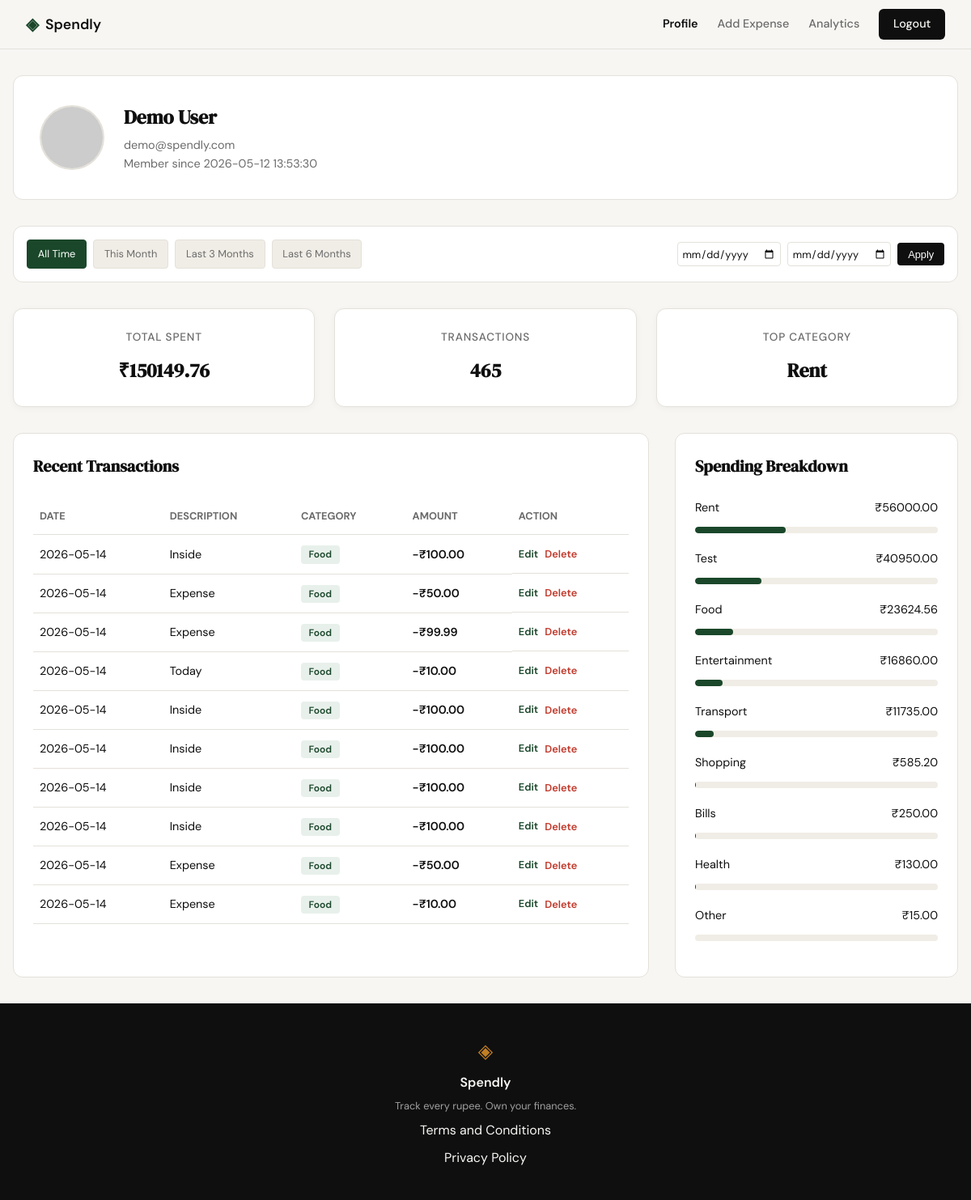
Screenshot of /profile (signed in) with the database file from the repository.
### tables this page shows
CREATE TABLE users (
            id INTEGER PRIMARY KEY AUTOINCREMENT,
            name TEXT NOT NULL,
            email TEXT UNIQUE NOT NULL,
            password_hash TEXT NOT NULL,
            created_at TEXT DEFAULT (datetime('now'))
        );

CREATE TABLE expenses (
            id INTEGER PRIMARY KEY AUTOINCREMENT,
            user_id INTEGER NOT NULL,
            amount REAL NOT NULL,
            category TEXT NOT NULL,
            date TEXT NOT NULL,
            description TEXT,
            created_at TEXT DEFAULT (datetime('now')),
            FOREIGN KEY (user_id) REFERENCES users (id)
        );

### app.py (the view)
@app.route("/profile")
@login_required
def profile():
    user_id = session.get("user_id")
    date_from = request.args.get("date_from")
    date_to = request.args.get("date_to")
    def validate_date(d):
        if not d: return None
        try:
            return datetime.strptime(d, "%Y-%m-%d").date().isoformat()
        except ValueError:
            return None
    date_from = validate_date(date_from)
    date_to = validate_date(date_to)
    if date_from and date_to and date_from > date_to:
        flash("Start date must be before end date.")
        date_from = date_to = None
    db = get_db()
    user_row = db.execute(
        "SELECT name, email, created_at FROM users WHERE id = ?",
        (user_id,)
    ).fetchone()
    stats_row = get_summary_stats(user_id, date_from, date_to)
    total_spent_val = stats_row["total_spent"] if stats_row and stats_row["total_spent"] is not None else 0.0
    transaction_count = stats_row["transaction_count"] if stats_row else 0
    categories_rows = get_category_breakdown(user_id, date_from, date_to)
    category_breakdown = []
    top_category = "N/A"
    for i, row in enumerate(categories_rows):
        category = row["category"]
        amount = row["total"]
        percentage = (amount / total_spent_val * 100) if total_spent_val > 0 else 0
        if i == 0:
            top_category = category
        category_breakdown.append({
            "category": category,
            "amount": f"₹{amount:.2f}",
            "percentage": round(percentage, 1)
        })
    transactions_rows = get_recent_transactions(user_id, date_from=date_from, date_to=date_to)
    user_profile = {
        "user": {
            "name": user_row["name"],
            "email": user_row["email"],
            "join_date": user_row["created_at"],
            "avatar": f"https://api.dicebear.com/7.x/avataaars/svg?seed={user_row['name']}"
        },
        "stats": {
            "total_spent": f"₹{total_spent_val:.2f}",
            "transaction_count": transaction_count,
            "top_category": top_category
        },
        "category_breakdown": category_breakdown,
        "transactions": [
            {
                "id": row["id"],
                "date": row["date"],
                "description": row["description"],
                "category": row["category"],
                "amount": f"-₹{row['amount']:.2f}"
            }
            for row in transactions_rows
        ]
    }
    today = date.today()
    this_month_start = today.replace(day=1).isoformat()
    this_month_end = today.isoformat()
    last_3m_start = (today - relativedelta(months=3)).isoformat()
    last_3m_end = today.isoformat()
    last_6m_start = (today - relativedelta(months=6)).isoformat()
    last_6m_end = today.isoformat()
    return render_template(
        "profile.html",
        profile=user_profile,
        date_from=date_from,
        date_to=date_to,
        this_month_start=this_month_start,
        this_month_end=this_month_end,
        last_3m_start=last_3m_start,
        last_3m_end=last_3m_end,
        last_6m_start=last_6m_start,
        last_6m_end=last_6m_end
    )

### app.py (called while the page is built)
def login_required(f):
    @wraps(f)
    def decorated_function(*args, **kwargs):
        if session.get("user_id") is None:
            return redirect(url_for("login"))
        return f(*args, **kwargs)
    return decorated_function

### database/db.py (called while the page is built)
def get_db():
    if 'db' not in g:
        g.db = sqlite3.connect(current_app.config['DATABASE'])
        g.db.row_factory = sqlite3.Row
        g.db.execute("PRAGMA foreign_keys = ON")
    return g.db

### database/queries.py (called while the page is built)
def get_summary_stats(user_id, date_from=None, date_to=None):
    db = get_db()
    query = "SELECT SUM(amount) as total_spent, COUNT(id) as transaction_count FROM expenses WHERE user_id = ?"
    params = [user_id]
    if date_from and date_to:
        query += " AND date BETWEEN ? AND ?"
        params.extend([date_from, date_to])
    row = db.execute(query, params).fetchone()
    return row

def get_recent_transactions(user_id, limit=10, date_from=None, date_to=None):
    db = get_db()
    query = "SELECT id, date, description, category, amount FROM expenses WHERE user_id = ?"
    params = [user_id]
    if date_from and date_to:
        query += " AND date BETWEEN ? AND ?"
        params.extend([date_from, date_to])
    query += " ORDER BY date DESC LIMIT ?"
    params.append(limit)
    rows = db.execute(query, params).fetchall()
    return rows

def get_category_breakdown(user_id, date_from=None, date_to=None):
    db = get_db()
    query = "SELECT category, SUM(amount) as total FROM expenses WHERE user_id = ?"
    params = [user_id]
    if date_from and date_to:
        query += " AND date BETWEEN ? AND ?"
        params.extend([date_from, date_to])
    query += " GROUP BY category ORDER BY total DESC"
    rows = db.execute(query, params).fetchall()
    return rows

### templates/profile.html (shortened to what this page needs)
{% extends "base.html" %}
{% block content %}
<link rel="stylesheet" href="{{ url_for('static', filename='css/profile.css') }}">
<div class="profile-container">
    <div class="profile-header-card">
        <img src="{{ profile.user.avatar }}" alt="User Avatar" class="profile-avatar">
        <div class="profile-info">
            <h2>{{ profile.user.name }}</h2>
            <p>{{ profile.user.email }}</p>
            <p>Member since {{ profile.user.join_date }}</p>
        </div>
    </div>
    <div class="filter-bar">
        <div class="filter-presets">
            <a href="{{ url_for('profile', date_from='', date_to='') }}"
               class="preset-btn {{ 'active' if not date_from and not date_to }}">All Time</a>
            <a href="{{ url_for('profile', date_from=this_month_start, date_to=this_month_end) }}"
               class="preset-btn {{ 'active' if date_from == this_month_start and date_to == this_month_end }}">This Month</a>
            <a href="{{ url_for('profile', date_from=last_3m_start, date_to=last_3m_end) }}"
               class="preset-btn {{ 'active' if date_from == last_3m_start and date_to == last_3m_end }}">Last 3 Months</a>
            <a href="{{ url_for('profile', date_from=last_6m_start, date_to=last_6m_end) }}"
               class="preset-btn {{ 'active' if date_from == last_6m_start and date_to == last_6m_end }}">Last 6 Months</a>
        </div >
        <form class="custom-range" method="GET" action="{{ url_for('profile') }}">
            <input type="date" name="date_from" value="{{ date_from or '' }}" placeholder="From">
            <input type="date" name="date_to" value="{{ date_to or '' }}" placeholder="To">
            <button type="submit" class="apply-btn">Apply</button>
        </form>
    </div>
    <div class="stats-grid">
        <div class="stat-card">
            <span class="stat-label">Total Spent</span>
            <span class="stat-value">{{ profile.stats.total_spent }}</span>
        </div>
        <div class="stat-card">
            <span class="stat-label">Transactions</span>
            <span class="stat-value">{{ profile.stats.transaction_count }}</span>
        </div>
        <div class="stat-card">
            <span class="stat-label">Top Category</span>
            <span class="stat-value">{{ profile.stats.top_category }}</span>
        </div>
    </div>
    <div class="dashboard-grid">
        <div class="data-card">
            <h3 class="card-title">Recent Transactions</h3>
            <table class="transaction-table">
                <thead>
                    <tr>
                        <th>Date</th>
                        <th>Description</th>
                        <th>Category</th>
                        <th>Amount</th>
                        <th>Action</th>
                    </tr>
                </thead>
                <tbody>
                    {% for tx in profile.transactions %}
                    <tr>
                        <td>{{ tx.date }}</td>
                        <td>{{ tx.description }}</td>
                        <td><span class="category-badge">{{ tx.category }}</span></td>
                        <td class="amount-neg">{{ tx.amount }}</td>
                        <td class="action-cell">
                            <a href="{{ url_for('edit_expense', id=tx.id) }}" class="edit-link">Edit</a>
                            <form action="{{ url_for('delete_expense', id=tx.id) }}" method="POST" style="display: inline;">
                                <button type="submit" class="delete-link" onclick="return confirm('Are you sure you want to delete this expense?')">Delete</button>
                            </form>
                        </td>
                    </tr>
                    {% endfor %}
                </tbody>
            </table>
        </div>
        <div class="data-card">
            <h3 class="card-title">Spending Breakdown</h3>
            <div class="category-list">
                {% for cat in profile.category_breakdown %}
                <div class="category-item">
                    <div class="category-info">
                        <span>{{ cat.category }}</span>
                        <span>{{ cat.amount }}</span>
                    </div>
                    <div class="category-bar-container">
                        <div class="category-bar" style="width: {{ cat.percentage }}%;"></div>
                    </div>
                </div>
                {% endfor %}
            </div>
        </div>
    </div>
</div>
{% endblock %}

### templates/base.html (shortened to what this page needs)
<!DOCTYPE html>
<html lang="en">
<head>
    <link rel="stylesheet" href="{{ url_for('static', filename='css/style.css') }}">
</head>
<body>
    <nav class="navbar">
        <div class="nav-inner">
            <a href="{{ url_for('landing') }}" class="nav-brand">
                <span class="brand-icon">◈</span>
                <span class="brand-name">Spendly</span>
            </a>
            <div class="nav-links">
                {% if session.get('user_id') %}
                    <a href="{{ url_for('profile') }}" class="{{ 'active' if request.endpoint == 'profile' }}">Profile</a>
                    <a href="{{ url_for('add_expense') }}" class="{{ 'active' if request.endpoint == 'add_expense' }}">Add Expense</a>
                    <a href="{{ url_for('analytics') }}" class="{{ 'active' if request.endpoint == 'analytics' }}">Analytics</a>
                    <a href="{{ url_for('logout') }}" class="nav-cta">Logout</a>
                {% else %}
                    <a href="{{ url_for('login') }}">Sign in</a>
                    <a href="{{ url_for('register') }}" class="nav-cta">Get started</a>
                {% endif %}
            </div>
        </div>
    </nav>
    <main class="main-content">
        {% block content %}{% endblock %}
    </main>
    <footer class="footer">
        <div class="footer-inner">
            <span class="brand-icon">◈</span>
            <span class="footer-name">Spendly</span>
            <p class="footer-copy">Track every rupee. Own your finances.</p>
            <div class="footer-links" style="display: flex; flex-direction: column; gap: 8px;">
                <a href="{{ url_for('terms') }}">Terms and Conditions</a>
                <a href="{{ url_for('privacy') }}">Privacy Policy</a>
            </div>
        </div>
    </footer>
</body>
</html>

### static/css/style.css (style rules this page uses)
:root { --ink: #0f0f0f; --ink-soft: #2d2d2d; --ink-muted: #6b6b6b; --ink-faint: #a0a0a0; --paper: #f7f6f3; --paper-warm: #f0ede6; --paper-card: #ffffff; --accent: #1a472a; --accent-light: #e8f0eb; --accent-2: #c17f24; --accent-2-light: #fdf3e3; --danger: #c0392b; --danger-light: #fdecea; --border: #e4e1da; --border-soft: #eeebe4; --font-display: 'DM Serif Display', Georgia, serif; --font-body: 'DM Sans', system-ui, sans-serif; --max-width: 1200px; --auth-width: 440px; --radius-sm: 6px; --radius-md: 12px; --radius-lg: 20px; }
*, *::before, *::after { box-sizing: border-box; margin: 0; padding: 0; }
html { font-size: 16px; scroll-behavior: smooth; }
body { background: var(--paper); color: var(--ink); font-family: var(--font-body); font-size: 1rem; line-height: 1.6; -webkit-font-smoothing: antialiased; }
a { color: inherit; text-decoration: none; }
.navbar { position: sticky; top: 0; z-index: 100; background: var(--paper); border-bottom: 1px solid var(--border); padding: 0 2rem; }
.nav-inner { max-width: var(--max-width); margin: 0 auto; height: 60px; display: flex; align-items: center; justify-content: space-between; }
.nav-brand { display: flex; align-items: center; gap: 0.5rem; font-family: var(--font-body); font-weight: 600; font-size: 1.1rem; color: var(--ink); }
.brand-icon { color: var(--accent); font-size: 1.3rem; }
.brand-name { color: var(--ink); }
.nav-links { display: flex; align-items: center; gap: 1.5rem; font-size: 0.9rem; font-weight: 500; }
.nav-links a { color: var(--ink-muted); transition: color 0.2s; }
.nav-links a.active { color: var(--ink); font-weight: 600; }
.nav-cta { background: var(--ink) !important; color: var(--paper) !important; padding: 0.45rem 1.1rem; border-radius: var(--radius-sm); transition: background 0.2s !important; }
.main-content { min-height: calc(100vh - 60px - 100px); }
.stat-card { background: var(--paper-card); border-radius: var(--radius-md); padding: 1rem; display: flex; flex-direction: column; gap: 0.25rem; box-shadow: 0 2px 8px rgba(0,0,0,0.04); }
.stat-label { font-size: 0.7rem; font-weight: 500; color: var(--ink-muted); text-transform: uppercase; letter-spacing: 0.04em; }
.stat-value { font-family: var(--font-display); font-size: 1.1rem; color: var(--ink); }
.category-bar { height: 100%; border-radius: 999px; transition: width 0.6s ease; }
.footer { background: var(--ink); color: var(--paper); padding: 2.5rem 2rem; text-align: center; }
.footer-inner { display: flex; flex-direction: column; align-items: center; gap: 0.4rem; }
.footer .brand-icon { color: var(--accent-2); font-size: 1.5rem; }
.footer-name { font-weight: 600; font-size: 1rem; }
.footer-copy { font-size: 0.8rem; color: var(--ink-faint); }
.action-cell { display: flex; gap: 0.5rem; align-items: center; }

### static/css/profile.css (style rules this page uses)
.filter-bar { background: var(--paper-card); border: 1px solid var(--border); border-radius: var(--radius-md); padding: 1rem; margin-bottom: 2rem; display: flex; flex-wrap: wrap; align-items: center; justify-content: space-between; gap: 1rem; }
.filter-presets { display: flex; gap: 0.5rem; flex-wrap: wrap; }
.preset-btn { padding: 0.4rem 0.8rem; border: 1px solid var(--border); border-radius: 4px; background: var(--paper-warm); color: var(--ink-muted); text-decoration: none; font-size: 0.8rem; transition: all 0.2s ease; }
.preset-btn.active { background: var(--accent); color: white; border-color: var(--accent); }
.custom-range { display: flex; align-items: center; gap: 0.5rem; }
.custom-range input { padding: 0.3rem; border: 1px solid var(--border); border-radius: 4px; font-size: 0.8rem; color: var(--ink); background-color: var(--paper-card); font-family: inherit; }
.apply-btn { padding: 0.4rem 0.8rem; background: var(--ink); color: white; border: none; border-radius: 4px; cursor: pointer; font-size: 0.8rem; }

### rows the page displays
users: user.name "Demo User", user.email "demo@spendly.com", user.join_date "2026-05-12 13:53:30"
expenses: date "2026-05-14", description "Inside", category "Food", amount "-₹100.00"
expenses: date "2026-05-14", description "Expense", category "Food", amount "-₹50.00"
expenses: date "2026-05-14", description "Expense", category "Food", amount "-₹99.99"
expenses: date "2026-05-14", description "Today", category "Food", amount "-₹10.00"
expenses: date "2026-05-14", description "Inside", category "Food", amount "-₹100.00"
expenses: date "2026-05-14", description "Inside", category "Food", amount "-₹100.00"
expenses: date "2026-05-14", description "Inside", category "Food", amount "-₹100.00"
expenses: date "2026-05-14", description "Inside", category "Food", amount "-₹100.00"
expenses: date "2026-05-14", description "Expense", category "Food", amount "-₹50.00"
expenses: date "2026-05-14", description "Expense", category "Food", amount "-₹10.00"

### other values shown
{{ profile.stats.total_spent }} "₹150149.76"
{{ profile.stats.transaction_count }} "465"
{{ profile.stats.top_category }} "Rent"
{{ cat.category }} "Rent" "Test" "Food" "Entertainment" "Transport" "Shopping" "Bills" "Health" "Other"
{{ cat.amount }} "₹56000.00" "₹40950.00" "₹23624.56" "₹16860.00" "₹11735.00" "₹585.20" "₹250.00" "₹130.00" "₹15.00"
